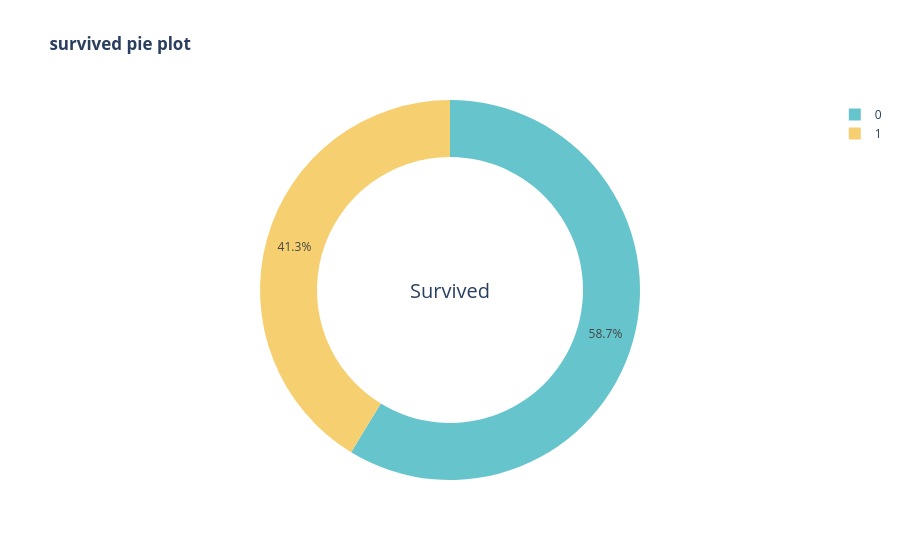

Here is the notebook cell this chart was saved with:
### Code cell
import plotly.express as px
fig = px.pie(df, names = "Survived",
       title="<b> survived pie plot</b>",
       color_discrete_sequence=px.colors.qualitative.Pastel,
       hole=0.7
       
       )
fig.update_layout(annotations = [dict(text= "Survived", font_size=20, x=0.5, y =0.5, showarrow = False)])

### Figure 1 — Plotly figure (JSON) as saved in the notebook; plotly's stock layout.template omitted (floating-point values rounded to 4 significant figures; data arrays with more than 128 entries replaced by an {"elided": "..."} marker saying what was removed)
{"data": [{"domain": {"x": [0, 1], "y": [0, 1]}, "hole": 0.7, "hovertemplate": "Survived=%{label}<extra></extra>", "labels": {"elided": "775 int values"}, "legendgroup": "", "name": "", "showlegend": true, "type": "pie"}], "layout": {"annotations": [{"font": {"size": 20}, "showarrow": false, "text": "Survived", "x": 0.5, "y": 0.5}], "legend": {"tracegroupgap": 0}, "piecolorway": ["rgb(102, 197, 204)", "rgb(246, 207, 113)", "rgb(248, 156, 116)", "rgb(220, 176, 242)", "rgb(135, 197, 95)", "rgb(158, 185, 243)", "rgb(254, 136, 177)", "rgb(201, 219, 116)", "rgb(139, 224, 164)", "rgb(180, 151, 231)", "rgb(179, 179, 179)"], "title": {"text": "<b> survived pie plot</b>"}}}
